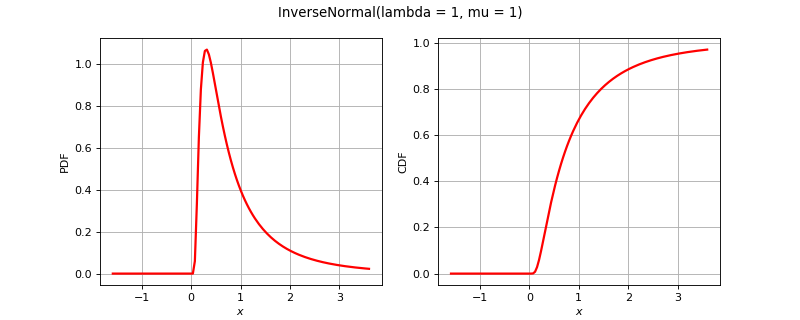

This figure's Python source:
import openturns as ot
from matplotlib import pyplot as plt
from openturns.viewer import View
if (ot.InverseNormal().__class__.__name__=='ComposedDistribution'):
    correlation = ot.CorrelationMatrix(2)
    correlation[1, 0] = 0.25
    aCopula = ot.NormalCopula(correlation)
    marginals = [ot.Normal(1.0, 2.0), ot.Normal(2.0, 3.0)]
    distribution = ot.ComposedDistribution(marginals, aCopula)
elif (ot.InverseNormal().__class__.__name__=='CumulativeDistributionNetwork'):
    distribution = ot.CumulativeDistributionNetwork([ot.Normal(2),ot.Dirichlet([0.5, 1.0, 1.5])], ot.BipartiteGraph([[0,1], [0,1]]))
elif (ot.InverseNormal().__class__.__name__=='Histogram'):
    distribution = ot.Histogram([-1.0, 0.5, 1.0, 2.0], [0.45, 0.4, 0.15])
else:
    distribution = ot.InverseNormal()
dimension = distribution.getDimension()
if dimension <= 2:
    if distribution.getDimension() == 1:
        distribution.setDescription(['$x$'])
        pdf_graph = distribution.drawPDF()
        cdf_graph = distribution.drawCDF()
        fig = plt.figure(figsize=(10, 4))
        plt.suptitle(str(distribution))
        pdf_axis = fig.add_subplot(121)
        cdf_axis = fig.add_subplot(122)
        View(pdf_graph, figure=fig, axes=[pdf_axis], add_legend=False)
        View(cdf_graph, figure=fig, axes=[cdf_axis], add_legend=False)
    else:
        distribution.setDescription(['$x_1$', '$x_2$'])
        pdf_graph = distribution.drawPDF()
        fig = plt.figure(figsize=(10, 5))
        plt.suptitle(str(distribution))
        pdf_axis = fig.add_subplot(111)
        View(pdf_graph, figure=fig, axes=[pdf_axis], add_legend=False)
